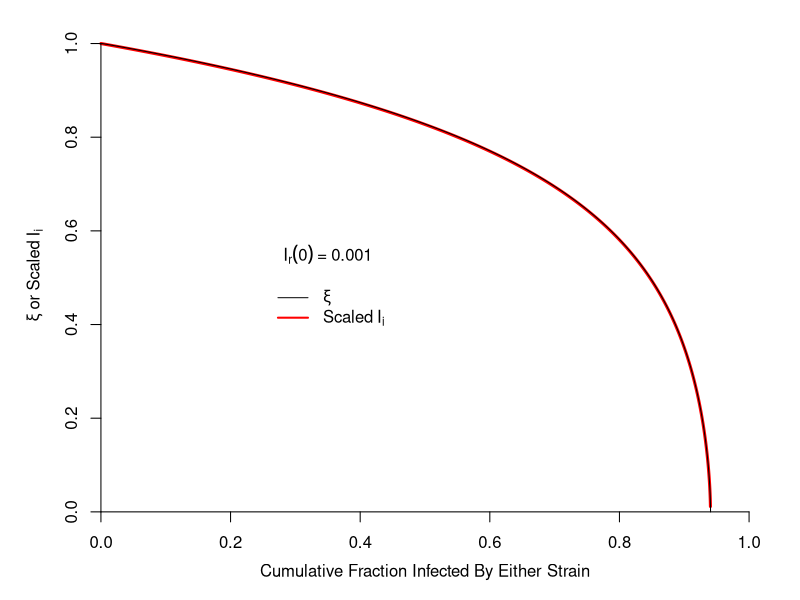

Reproduce this figure in R.
#pdf("TwoPathEpiVsXiVer3B.pdf", height = 4, width = 6)

require(deSolve);

########### Function definitions ###############

####### Burnout approximation
Burnout<-function(I0,R0,z){
  
  output = 1 - z - exp(-R0 * ((1-I0)*z + I0));
  #cat("i:",i,"Output:",output,"\n")
  return(output);
  #return(0);
  
}

######## ODE function for Xi, the approximation

XiODE<-function(t,y,p){
  Xi = y[1];
  
  with(as.list(p), {
    
    phiOft = (t + log(1-t))/(t^2);
    gamma = u*(R0i - 1)/(R0r - 1)
    numer = (u/(t-1)) - gamma*phiOft
    denom = R0r - 1 + t*phiOft;
    
    #dXh.dt = nuH - r*Thm*Ym*Xh - muH*Xh
    dXi.dt = (numer/denom)*Xi
    return(list(c(dXi.dt)));
  })
}

############## ODE function for the SIR model with 2 strains
TwoPathEpidVer2<-function(t,y,p){
  S = y[1];
  Ir = y[2];
  Ii = y[3];
  Zr = y[4];
  Zi = y[5];
  
  with(as.list(p), {
    dS.dt = - R0r*S*Ir - u*R0i*S*Ii;
    dIr.dt = R0r*S*Ir - Ir;
    dIi.dt = u*R0i*S*Ii - u*Ii;
    dZr.dt = Ir;
    dZi.dt = u*Ii;
    return(list(c(dS.dt,dIr.dt,dIi.dt,dZr.dt,dZi.dt)));
  })
  
}


R0r = 3; R0i = 1.05; u = 0.5;
Steps  = 1e-3; #It's convenient to define the number of steps, for use in spectrum
t = seq(from=0,to=50,by=Steps);
IrStart = 1e-3; IiStart = 1e-10;
SStart = 1.0-IrStart-IiStart;
eps = IrStart;

y0 = c(SStart,IrStart,IiStart,0.0,0.0);

p = list(R0r=R0r,R0i=R0i,u=u);
out = ode(y=y0,times=t,func=TwoPathEpidVer2,parms=p);


if(0){
  plot(out[,1],out[,2],type="l",ylim=c(0,1.0))
  lines(out[,1],out[,3],col="RED")
  lines(out[,1],out[,4],col="BLUE")
}
if(0){
par(mfrow=c(1,2))
plot(out[,1],out[,3],col="RED",type="l")
lines(out[,1],out[,4],col="BLUE")

plot(out[,1],out[,5],col="RED",type="l")
lines(out[,1],out[,6],col="BLUE")
}

end = length(out[,1])
FI = 1 - out[end,2]/out[1,2]


require(deSolve);


XiZero = 1;
y0 = c(XiZero);
StepSize = 1e-4;
p = list(R0r=R0r,R0i = R0i,u=u)

Low = 1e-10;
FractInf = uniroot(f=Burnout,interval=c(0.0,1.0),I0=Low,R0=R0r);

par(mfrow=c(1,1));
par(mai=c(0.75,0.75,0.25,0.25));
t = seq(from=Low,to=FractInf$root,by=StepSize);
out2 = ode(y=y0,times=t,func=XiODE,parms=p); 
plot(out2[,1],out2[,2],type="l",col="RED",lwd=3,axes="FALSE",xlab="",ylab="",xlim=c(0,1.0))
axis(1,pretty(range(out2[,1]),5),pos=0.0);
#axis(1,c(0,0.5,1.0),pos=0.0);

mtext(side=1,text="Cumulative Fraction Infected By Either Strain",padj=2.75);
axis(2,pretty(range(out2[,2]),5),pos=0);
yAxisLbl = expression(xi~or~Scaled~I[i]);

mtext(side=2,text=yAxisLbl,padj=-1.75);

lgnd0 = expression(I[r](0)~paste("=")~0.001);
lgnd1 = expression(xi);
lgnd2 = expression(Scaled~I[i])
lgnd=c(lgnd1,lgnd2);
text(x=0.35,y=0.55,labels=lgnd0,bty="n")
legend(x=0.25,y=0.5,legend=lgnd,bty="n",lwd = c(1,2),cex=1.0,col=c("BLACK","RED"));


gam = u*(R0i-1)/(R0r-1);
arg1 = R0r^gam;
omega = u*(R0i-1);
eps = IrStart/omega;
#arg2 = (1 +  (1-out[,2])/(IiStart*gam))^(-gam)
arg2 = (1 +  (1-out[,2])/(eps*gam))^(-gam)

#plot(1-out[,2],(1/IiStart)*arg1*arg2*out[,4],type="l")
lines(1-out[,2],(1/IiStart)*arg1*arg2*out[,4])

#dev.off();
